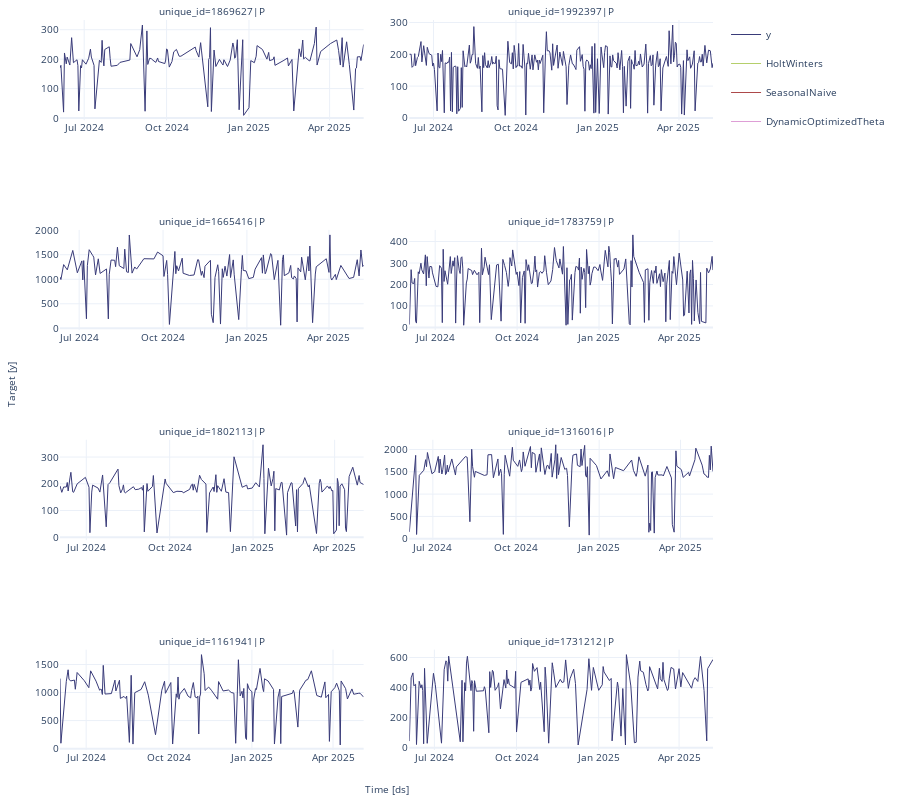

The notebook cell this image was saved under:
### Code cell
# Plot forecasts for the specified date range
sf.plot(plot_df, forecasts_df, engine='plotly')
